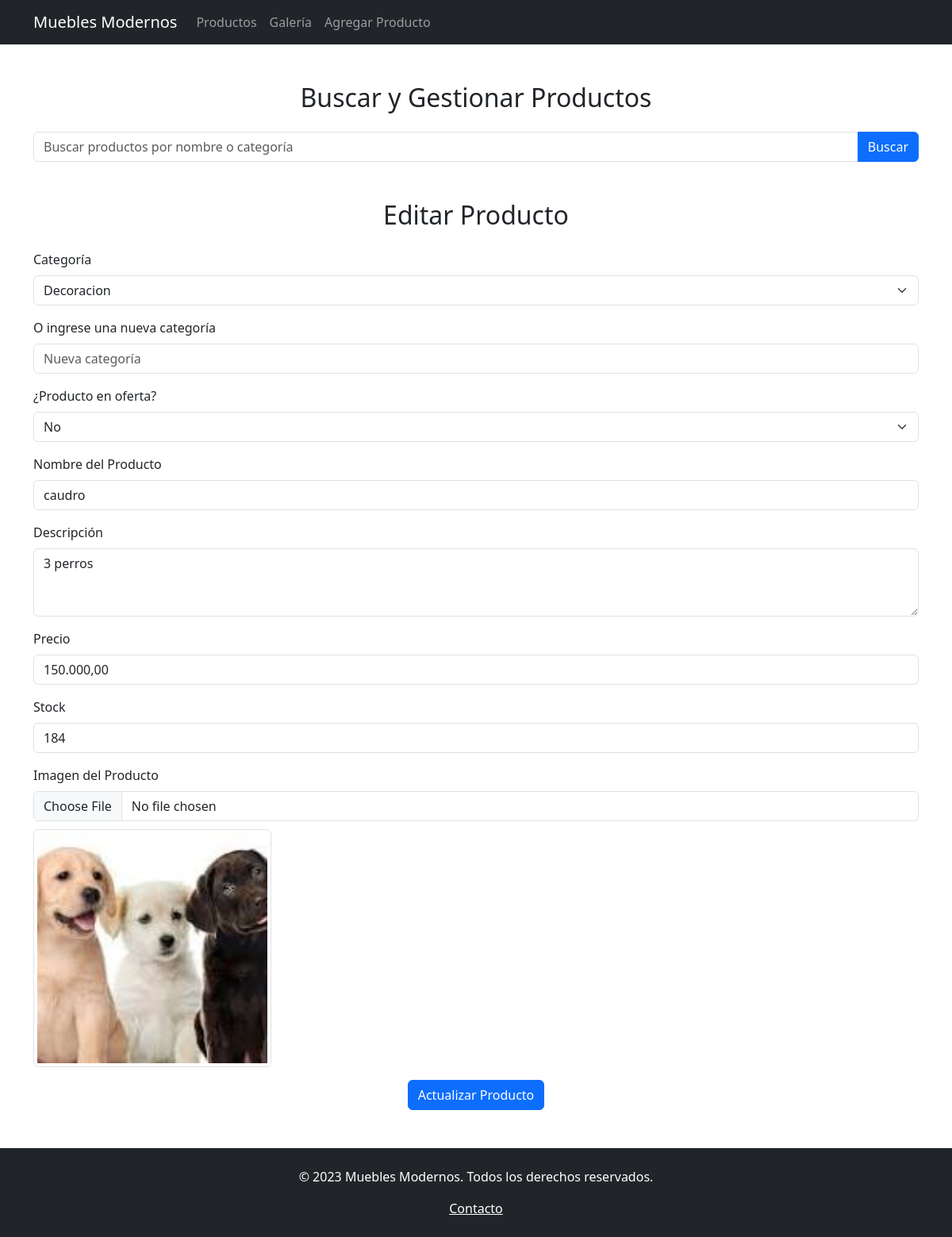
The page /agregar_producto.php?editar=6 (signed in) on the database its author committed.
### tables this page shows
CREATE TABLE `inventario` (
  `id_producto` int(11) NOT NULL,
  `categoria` varchar(255) NOT NULL,
  `nombre` varchar(255) NOT NULL,
  `descripcion` text DEFAULT NULL,
  `precio` decimal(10,2) NOT NULL,
  `stock` int(11) NOT NULL,
  `imagen_url` varchar(255) DEFAULT NULL,
  `en_oferta` enum('si','no') DEFAULT 'no',
  `descuento` int(11) DEFAULT 0,
  `precio_descuento` decimal(10,2) DEFAULT NULL,
  `cantidad_vendida` int(11) DEFAULT 0
);

### src/agregar_producto.php (the view, shortened to what this page needs)
<?php
include("conexion.php");
$producto_editar = null;
if (isset($_GET['editar']) && !empty($_GET['editar'])) {
    $producto_id = intval($_GET['editar']);
    $result = mysqli_query($conex, "SELECT * FROM inventario WHERE id_producto = $producto_id");
    if ($result && mysqli_num_rows($result) > 0) {
        $producto_editar = mysqli_fetch_assoc($result);
    } else {
        echo "<script>alert('Producto no encontrado.'); window.location.href = 'agregar_producto.php';</script>";
    }
}
?>
<!DOCTYPE html>
<html lang="es">
<head>
    <link href="https://cdn.jsdelivr.net/npm/bootstrap@5.3.0/dist/css/bootstrap.min.css" rel="stylesheet">
</head>
<body>
<nav class="navbar navbar-expand-lg navbar-dark bg-dark">
    <div class="container">
        <a class="navbar-brand" href="index.php">Muebles Modernos</a>
        <div class="collapse navbar-collapse" id="navbarNav">
            <ul class="navbar-nav me-auto">
                <li class="nav-item"><a class="nav-link" href="index.php#productos">Productos</a></li>
                <li class="nav-item"><a class="nav-link" href="index.php#galeria">Galería</a></li>
                <li class="nav-item"><a class="nav-link" href="agregar_producto.php">Agregar Producto</a></li>
            </ul>
        </div>
    </div>
</nav>
<div class="container my-5">
    <h2 class="text-center mb-4">Buscar y Gestionar Productos</h2>
    <form method="post" action="agregar_producto.php" class="mb-5">
        <div class="input-group">
            <input type="text" class="form-control" name="busqueda" placeholder="Buscar productos por nombre o categoría">
            <button type="submit" class="btn btn-primary" name="buscar_producto">Buscar</button>
        </div>
    </form>
    <h2 class="text-center mb-4"><?php echo isset($producto_editar) ? 'Editar Producto' : 'Agregar Producto'; ?></h2>
    <form method="post" action="agregar_producto.php" enctype="multipart/form-data">
        <div class="mb-3">
            <label for="categoria" class="form-label">Categoría</label>
            <select class="form-select" id="categoria" name="categoria">
                <?php
                $categorias = mysqli_query($conex, "SELECT DISTINCT categoria FROM inventario");
                while ($row = mysqli_fetch_assoc($categorias)) {
                    $selected = isset($producto_editar) && $producto_editar['categoria'] == $row['categoria'] ? 'selected' : '';
                    echo "<option value=\"{$row['categoria']}\" $selected>{$row['categoria']}</option>";
                }
                ?>
            </select>
            <div class="mt-3">
                <label for="nueva_categoria" class="form-label">O ingrese una nueva categoría</label>
                <input type="text" class="form-control" id="nueva_categoria" name="nueva_categoria" placeholder="Nueva categoría">
            </div>
        </div>
        <div class="mb-3">
            <label for="en_oferta" class="form-label">¿Producto en oferta?</label>
            <select class="form-select" id="en_oferta" name="en_oferta">
                <option value="no" <?php echo isset($producto_editar) && $producto_editar['en_oferta'] == 'no' ? 'selected' : ''; ?>>No</option>
            </select>
        </div>
        <div class="mb-3">
            <label for="nombre" class="form-label">Nombre del Producto</label>
            <input type="text" class="form-control" id="nombre" name="nombre" value="<?php echo isset($producto_editar) ? $producto_editar['nombre'] : ''; ?>">
        </div>
        <div class="mb-3">
            <label for="descripcion" class="form-label">Descripción</label>
            <textarea class="form-control" id="descripcion" name="descripcion" rows="3"><?php echo isset($producto_editar) ? $producto_editar['descripcion'] : ''; ?></textarea>
        </div>
        <div class="mb-3">
            <label for="precio" class="form-label">Precio</label>
            <input type="text" class="form-control" id="precio" name="precio" value="<?php echo isset($producto_editar) ? number_format($producto_editar['precio'], 2, ',', '.') : ''; ?>">
        </div>
        <div class="mb-3">
            <label for="stock" class="form-label">Stock</label>
            <input type="number" class="form-control" id="stock" name="stock" value="<?php echo isset($producto_editar) ? $producto_editar['stock'] : ''; ?>">
        </div>
        <div class="mb-3">
            <label for="imagen" class="form-label">Imagen del Producto</label>
            <input class="form-control" type="file" id="imagen" name="imagen">
            <?php if (isset($producto_editar) && $producto_editar['imagen_url']): ?>
                <div class="image-container" style="width: 300px; height: 300px; overflow: hidden; margin-top: 10px;">
                    <img src="<?php echo $producto_editar['imagen_url']; ?>" class="img-thumbnail" alt="Imagen del Producto" style="width: 100%; height: 100%; object-fit: cover;">
                </div>
            <?php endif; ?>
        </div>
        <div class="text-center">
            <?php if (isset($producto_editar)): ?>
                <button type="submit" class="btn btn-primary" name="actualizar_producto">Actualizar Producto</button>
            <?php else: ?>
                <button type="submit" class="btn btn-primary" name="agregar_producto">Agregar Producto</button>
            <?php endif; ?>
        </div>
    </form>
</div>
<footer class="bg-dark text-white text-center py-4">
    <p>&copy; 2023 Muebles Modernos. Todos los derechos reservados.</p>
    <a href="#contacto" class="text-white">Contacto</a>
</footer>
</body>
</html>

### rows shown on the page
inventario: en_oferta "No", nombre "caudro", descripcion "3 perros", precio "150.000,00", stock "184", imagen_url (picture)

### other values the page prints
form field categoria "Decoracion"
